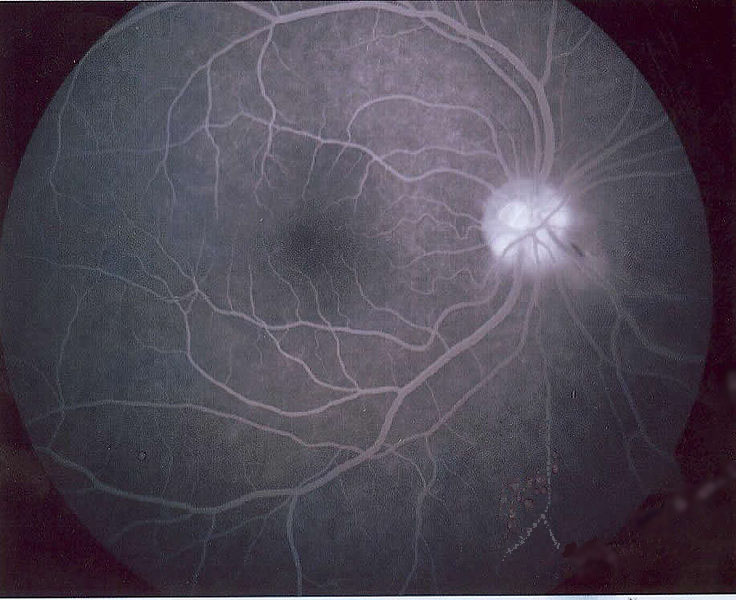
#> input picture uploads/Fluorescein_Angiography_Test.jpg, 736 x 600 px, found by its file name
$ python debug_angio.py
#> lines starting #> are read from the running program, lines starting #| are printed output that depends on the picture
import cv2
import numpy as np

img = cv2.imread(r"e:\V500\uploads\Fluorescein_Angiography_Test.jpg")
#> img is the input picture: shape (600, 736, 3); mean B, G, R 83.4, 71, 77.9
if img is None:
    print("Failed to load image")
    exit(1)

gray = cv2.cvtColor(img, cv2.COLOR_BGR2GRAY)
hsv = cv2.cvtColor(img, cv2.COLOR_BGR2HSV)
#> hsv: shape (600, 736, 3); mean H, S, V 133.6, 56.8, 85.1

saturation = hsv[:, :, 1]
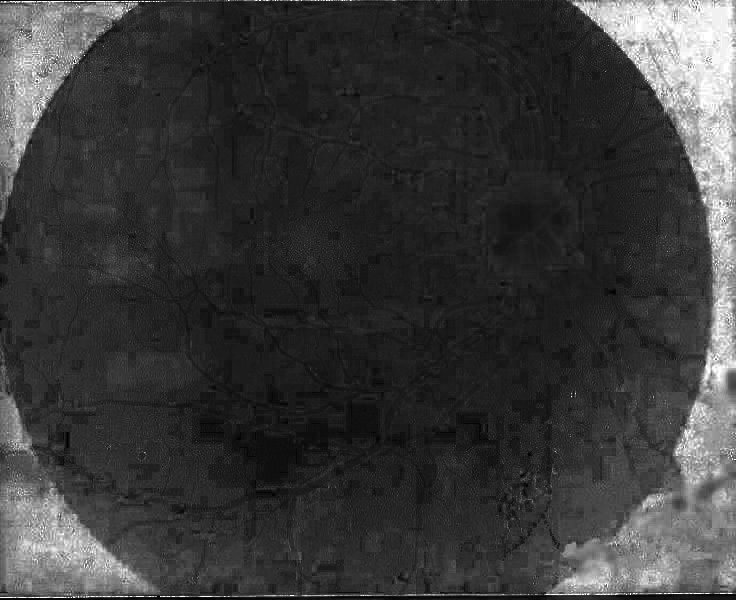
#> saturation: shape (600, 736); min 0, max 255, mean 56.8
mean_saturation = np.mean(saturation)
#> mean_saturation = 56.83

b, g, r = cv2.split(img)
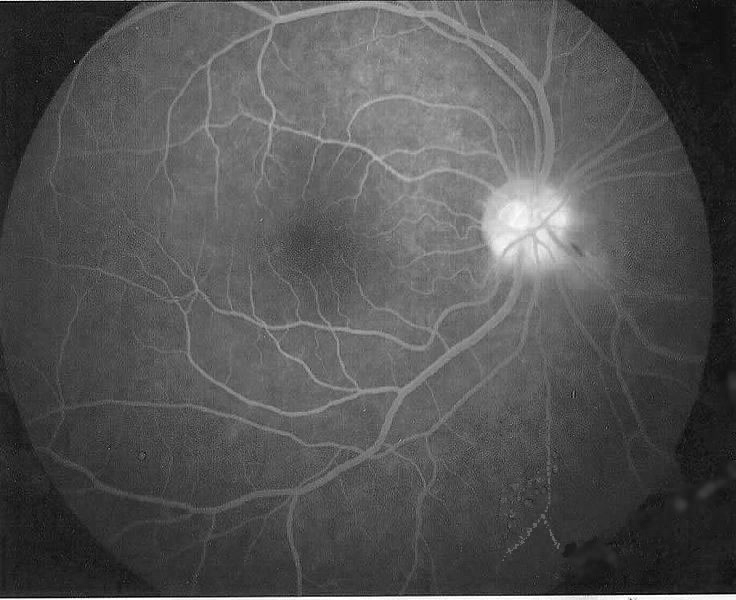
#> b: shape (600, 736); min 0, max 255, mean 83.4
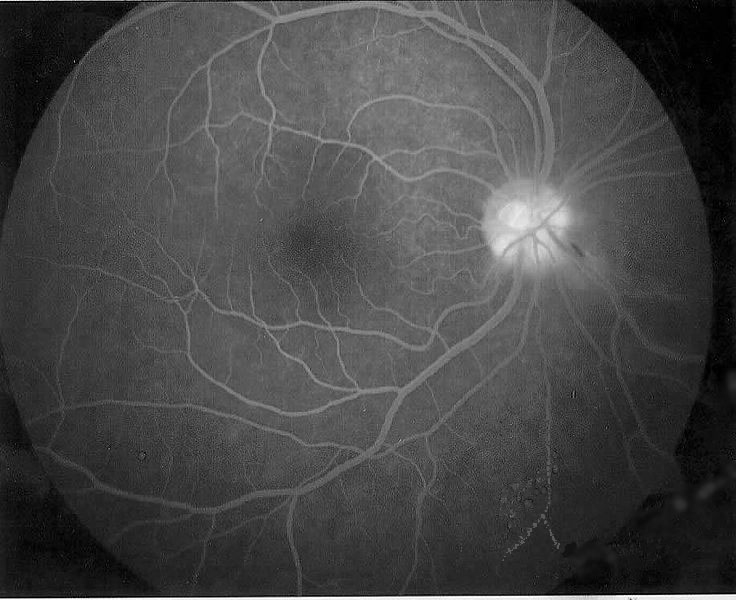
#> g: shape (600, 736); min 0, max 255, mean 71
rg_diff = np.mean(np.abs(r.astype(float) - g.astype(float)))
#> rg_diff = 8.15
rb_diff = np.mean(np.abs(r.astype(float) - b.astype(float)))
#> rb_diff = 8.86
gb_diff = np.mean(np.abs(g.astype(float) - b.astype(float)))
#> gb_diff = 12.41
max_channel_diff = max(rg_diff, rb_diff, gb_diff)
#> max_channel_diff = 12.41

std_brightness = np.std(gray)
#> std_brightness = 36.19

hist = cv2.calcHist([gray], [0], None, [256], [0, 256])
#> hist = 256 values, max 6072 at index 90, min 6 at index 0, mean 1725
dark_pixels = np.sum(hist[0:80])
#> dark_pixels = 241409
bright_pixels = np.sum(hist[180:256])
#> bright_pixels = 5919
total_pixels = img.shape[0] * img.shape[1]
#> total_pixels = 441600
dark_ratio = dark_pixels / total_pixels
#> dark_ratio = 0.547

print(f"Mean Saturation: {mean_saturation:.4f}")
#| Mean Saturation: 56.8308
print(f"Max Channel Diff: {max_channel_diff:.4f}")
#| Max Channel Diff: 12.4118
print(f"Std Brightness: {std_brightness:.4f}")
#| Std Brightness: 36.1865
print(f"Dark Ratio: {dark_ratio:.4f}")
#| Dark Ratio: 0.5467

score = 0
reasons = []

if mean_saturation < 20:
    score += 3
    reasons.append("Low color saturation")
elif mean_saturation < 35:
    score += 1
    reasons.append("Reduced saturation")

if max_channel_diff < 5:
    score += 3
    reasons.append("Grayscale image")
elif max_channel_diff < 15:
    score += 1
    reasons.append("Near-grayscale")

if std_brightness > 60:
    score += 2
    reasons.append("High contrast")

if dark_ratio > 0.5:
    score += 2
    reasons.append("Predominantly dark")

print(f"Score: {score}")
print(f"Reasons: {reasons}")
print(f"Is Angiography: {score >= 5}")
